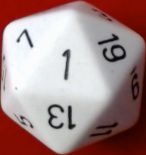
#> input picture References/1.png, 146 x 155 px
$ python detect.py
#> lines starting #> are read from the running program, lines starting #| are printed output that depends on the picture
#####
# opens camera and enables photo capture
# base structure for other scripts
#
# camera feed and image capture
# source: https://stackoverflow.com/questions/34588464/python-how-to-capture-image-from-webcam-on-click-using-opencv
#
# Canny
# source: https://docs.opencv.org/4.x/da/d5c/tutorial_canny_detector.html
# If a pixel gradient is higher than the upper threshold, the pixel is accepted as an edge
# If a pixel gradient value is below the lower threshold, then it is rejected.
# If the pixel gradient is between the two thresholds, then it will be accepted only if it is connected to a pixel that is above the upper threshold.
#
#
# https://github.com/Artefact2/autodice
# https://docs.opencv.org/3.4/dc/dc3/tutorial_py_matcher.html
# https://docs.opencv.org/4.x/d1/de0/tutorial_py_feature_homography.html
#
#####

### imports
import cv2 as cv
import sys
import os
import numpy as np
import math
import json
import glob

### variables
ref_path = './References'
cam_path = './Captures'
cur_path = cam_path
ct_file = 'canny.json'

window_cam = 'Camera'
window_canny = 'Canny'
bar_lower = 'Lower'
bar_upper = 'Upper'

# usually 0 or 1 depending if system already has camera
camID = 1

canny_lt = canny_ut = 0
start_lt = start_ut = 0
clt = 'clt'
cut = 'cut'

ref_data = dict()

###
sift = cv.SIFT.create(nOctaveLayers = 1)
bf = cv.BFMatcher()
dist_ratio = 0.8

# returns key points and descriptors of given image
def keypointsAndDescriptors(img):
    kp, des = sift.detectAndCompute(img, None)
    return kp, des

# brute force matching of descriptors with k-nearest neighbors approach
# [61 lines left out: functions matched, findHomographyAndInliers, distanceToCenter, scoreMatches, scoreCenterDiff, not called in this run]

def scoreFinal(sMatch, sCenterDiff):
    return sMatch - 10.0 * sCenterDiff

# [37 lines left out: function refmatch, not called in this run]

### helper methods
def camera_usage():
    print()
    print("How to use camera")
    print("- [space] to capture frame")
    print("- [esc] to quit")
    print()

def load_cts(file):
#> called with file = 'canny.json'
    if not os.path.isfile(file):
        return
    global canny_lt, canny_ut, start_lt, start_ut
    with open(file, 'r') as fp:
#> (reads canny.json from the repository)
        data = json.load(fp)
        if len(data):
            canny_lt = start_lt = data[clt]
            canny_ut = start_ut = data[cut]
            print("loaded previous values")
            print(f"[{canny_lt}, {canny_ut}]")
            print()

def load_ref(ref_path):
#> called with ref_path = './References'
    global ref_data
    for file in glob.glob(f'{ref_path}/*.png'):
        i = file.replace(ref_path, '')[1:].split('.')[0]
        i = int(i)
        img = cv.imread(file)
#> img is the input picture: shape (155, 146, 3); mean B, G, R 137, 138.2, 165.5
        ref_data[i] = (
            keypointsAndDescriptors(img),
            img,
        )
#> in keypointsAndDescriptors, `kp, des = sift.detectAndCompute(img, None)`: kp = 57 keypoints; strongest (x, y, size): (66, 53, 4.1), (71, 126, 3.4), (31, 44, 2.4), (25, 32, 2.8)
    print(f"Loaded {len(ref_data)} reference images")
#| Loaded 4 reference images
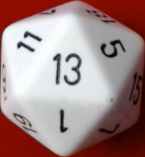
#> input picture References/13.png, 145 x 157 px, given in place of the camera
#> further down, frame is the input picture: shape (157, 145, 3); mean B, G, R 136.1, 137, 164
    print()

def open_dir(dir):
    if not os.path.exists(dir):
        os.makedirs(dir)

def edge_detection(frame):
    global canny_lt, canny_ut
    frame_gs = cv.cvtColor(frame, cv.COLOR_BGR2GRAY)
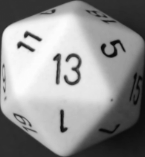
#> frame_gs: shape (157, 145); min 7, max 252, mean 145
    canny_lt = cv.getTrackbarPos(bar_lower, window_canny)
    canny_ut = cv.getTrackbarPos(bar_upper, window_canny)
    frame_canny = cv.Canny(frame_gs, canny_lt, canny_ut)
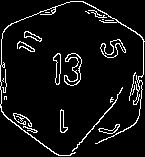
#> frame_canny: shape (157, 145); 7% white in thin lines or dots
    return frame_canny

# [6 lines left out: function auto_crop, not called in this run]

### callback functions for trackbars
def null_callback(x):
    pass

### windows
cv.namedWindow(window_cam)
cv.namedWindow(window_canny)
### trackbars
cv.createTrackbar(bar_lower, window_canny, 0, 255, null_callback)
cv.createTrackbar(bar_upper, window_canny, 0, 255, null_callback)

### program start
cam = cv.VideoCapture(camID)
if not cam.isOpened():
    print()
    print("Unable to access camera")
    print()
    sys.exit()

camera_usage()
open_dir(ref_path)
open_dir(cam_path)

load_cts(ct_file)
load_ref(ref_path)
cv.setTrackbarPos(bar_lower, window_canny, canny_lt)
cv.setTrackbarPos(bar_upper, window_canny, canny_ut)

while True:

    # ret: boolean for successful frame capture
    # frame: HxWxC (C->BGR)
    ret, frame = cam.read()
    if not ret:
        print("Can't receive frame, exiting...")
        break
    cv.imshow(window_cam, frame)

    # Canny edge detection
    frame_canny = edge_detection(frame)
    cv.imshow(window_canny, frame_canny)

    # user input
    k = cv.waitKey(1)
#> (key Esc is pressed here)
    if k % 256 == 27:
        # ESC pressed
        print("Escape hit, closing...")
        print()
        break
    elif k % 256 == 32:
        # SPACE pressed
        print(f"Frame shape {frame.shape}")
        crop_rgb, crop_gs = auto_crop(frame)
        if crop_rgb is None:
            continue
        else:
            h,w,_ = crop_rgb.shape
            # around a 100x100xc image
            if h*w < 10000:
                print("Nothing major in frame")
                print()
                continue
            img_name_rgb = "crop_rgb.png"
            path = os.path.join(cur_path, img_name_rgb)
            cv.imwrite(path, crop_rgb)
            print(f"{img_name_rgb} {crop_rgb.shape} written!")
            result = refmatch(cv.imread(path), ref_data)
            print(result)
            print()

cam.release()

cv.destroyAllWindows()

# save new values
if canny_lt != start_lt or canny_ut != start_ut:
    print("Canny threshold on exit")
    print(f"[{canny_lt}, {canny_ut}]")
    print()
    input = input("SAVE above threshold? ([y] for yes): ")
    if input in ['y', '[y]', 'yes']:
        canny_dict = {}
        canny_dict[clt] = canny_lt
        canny_dict[cut] = canny_ut
        with open(ct_file, 'w') as file:
            json.dump(canny_dict, file)
        print("Saved new values")
        print()
